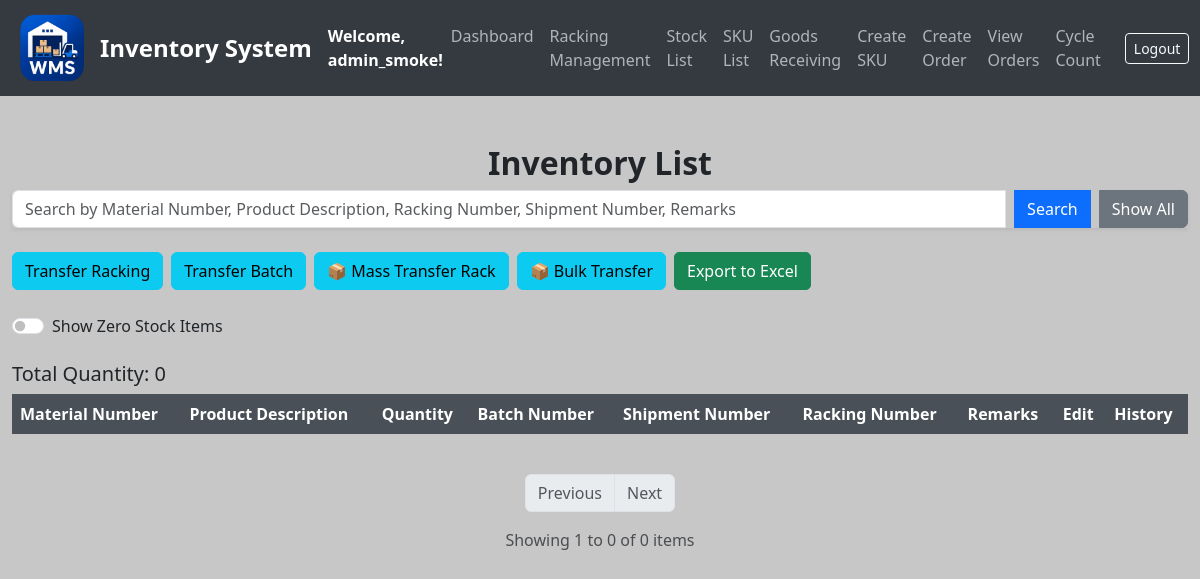
The app's page /stocks (signed in), older data.
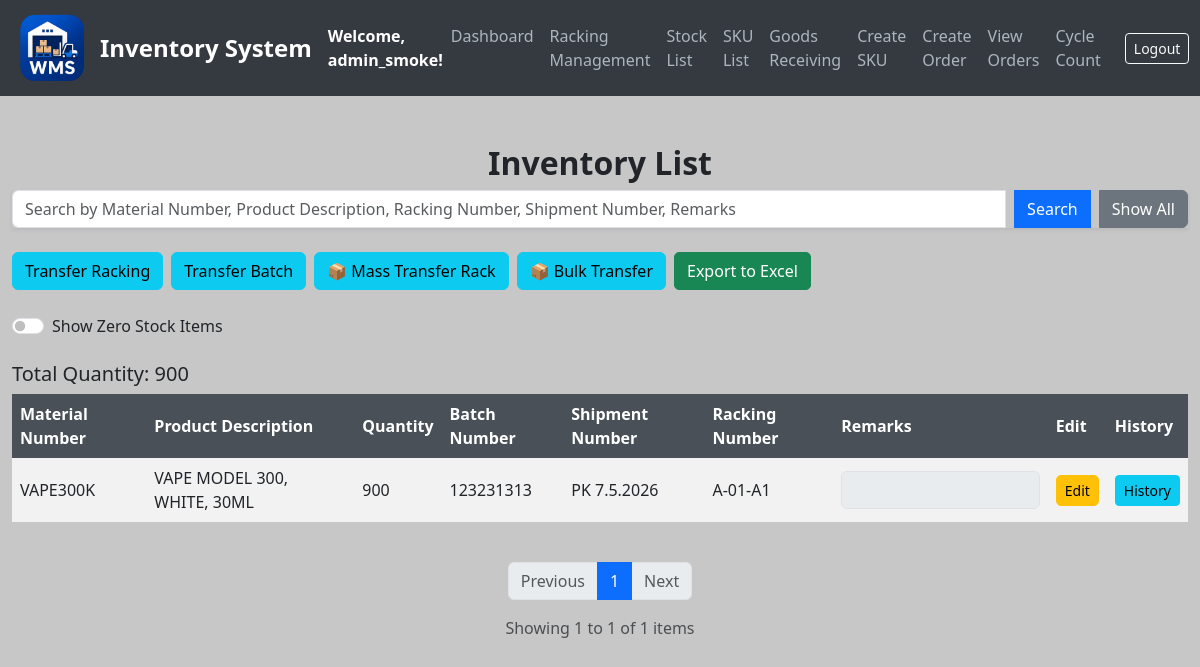
The same page, newer data.
### models.py (models this page shows, shortened)
class SKU(db.Model):
    __tablename__ = 'sku_list'
    id = db.Column(db.Integer, primary_key=True)
    material_number = db.Column(db.String(50), unique=True, nullable=False)
    product_description = db.Column(db.String(200), nullable=False)
    pack_size_id = db.Column(db.Integer, db.ForeignKey('pack_sizes.id'), nullable=False)
    weight = db.Column(db.Float, nullable=False)
    pack_size = db.relationship('PackSize', backref='skus', lazy=True)  # Establish relationship

class Stock(db.Model):
    __tablename__ = 'stock'
    id = db.Column(db.Integer, primary_key=True)
    sku_id = db.Column(db.Integer, db.ForeignKey('sku_list.id'), nullable=False)  # Foreign key reference to SKU
    sku = db.relationship('SKU', backref='stocks', lazy=True)  # Add relationship to SKU
    quantity = db.Column(db.Integer, default=0, nullable=False)
    batch_number = db.Column(db.String(100), nullable=True)
    shipment_number = db.Column(db.String(100), nullable=True)
    racking_number = db.Column(db.String(100), nullable=True)
    remarks = db.Column(db.String(255), nullable=True)
    timestamp = db.Column(db.DateTime, default=get_local_time)  # New timestamp column

### app.py (the view, shortened to what this page needs)
@app.route('/stocks', methods=['GET'])
@login_required
def list_stocks():
    page = request.args.get(get_page_parameter(), type=int, default=1)
    per_page = 10  # Number of items per page
    search_term = request.args.get('search', '').strip()
    show_zero_quantity = request.args.get('show_zero', 'false').lower() == 'true'
    query = Stock.query.join(SKU)
    if not show_zero_quantity:
        query = query.filter(Stock.quantity > 0)
    all_stocks = query.all()
    total_quantity = sum(s.quantity for s in all_stocks)
    grouped = defaultdict(list)
    for stock in all_stocks:
        key = (
            stock.sku.material_number,
            stock.sku.product_description,
            stock.batch_number,
            stock.racking_number,
            stock.shipment_number,
            stock.remarks
        )
        grouped[key].append(stock)
    combined_stocks = []
    for key, group in grouped.items():
        total_quantity_group = sum(s.quantity for s in group)
        first_id = group[0].id
        combined_stocks.append({
            'material_number': key[0],
            'product_description': key[1],
            'batch_number': key[2],
            'racking_number': key[3],
            'shipment_number': key[4],
            'remarks': key[5],
            'quantity': total_quantity_group,
            'id': first_id
        })
    total_items = len(combined_stocks)
    start = (page - 1) * per_page
    end = start + per_page
    paginated_stocks = combined_stocks[start:end]
    class SimplePagination:
        def __init__(self, page, per_page, total):
            self.page = page
            self.per_page = per_page
            self.total = total
            self.pages = (total + per_page - 1) // per_page  # Ceiling division
        @property
        def has_prev(self):
            return self.page > 1
        @property
        def has_next(self):
            return self.page < self.pages
        def iter_pages(self, left_edge=2, left_current=2, right_current=3, right_edge=2):
            last = 0
            for num in range(1, self.pages + 1):
                if (num <= left_edge or
                    (num > self.page - left_current - 1 and num < self.page + right_current) or
                    num > self.pages - right_edge):
                    if last + 1 != num:
                        yield None  # Gap in page numbers
                    yield num
                    last = num
    pagination = SimplePagination(page=page, per_page=per_page, total=total_items)
    return render_template(
        'stock_list.html',
        stocks=paginated_stocks,
        pagination=pagination,
        search_term=search_term,
        total_quantity=total_quantity,
        show_zero_quantity=show_zero_quantity
    )

### app.py (called while the page is built)
@login_manager.user_loader
def load_user(user_id):
    return db.session.get(User, int(user_id))

### templates/stock_list.html (shortened to what the changed rows need)
{% extends "base.html" %}
{% block content %}
<div class="container mt-5">
    <h2 class="text-center">Inventory List</h2>
    <form method="GET" action="/stocks" class="mb-4">
        <div class="input-group shadow-sm">
        </div>
    </form>
<div class="d-flex gap-2 mb-4">
    {% if current_user.is_admin or current_user.can_transfer_stock %}
    <a href="/transfer-stock" class="btn btn-info">Transfer Racking</a>
    {% endif %}
    {% if current_user.is_admin or current_user.can_transfer_batch %}
    <a href="/transfer-batch" class="btn btn-info">Transfer Batch</a>
    {% endif %}
    {% if current_user.is_admin or current_user.can_mass_transfer %}
    <a class="btn btn-info" href="/mass-transfer-rack">📦 Mass Transfer Rack</a>
    {% endif %}
    {% if current_user.is_admin or current_user.can_bulk_transfer %}
    <a class="btn btn-info" href="/bulk-transfer-racking">📦 Bulk Transfer</a>
    {% endif %}
    <form action="/export-stocks/excel" method="GET" class="d-inline-block">
    </form>
</div>
<div class="form-check form-switch mb-4">
    <input class="form-check-input" type="checkbox" id="show_zero_stock" {% if show_zero_quantity %}checked{% endif %}>
    <label class="form-check-label" for="show_zero_stock">Show Zero Stock Items</label>
</div>
    <div class="mt-3">
        <h5>Total Quantity: {{ total_quantity }}</h5>
    </div>
<div class="table-responsive">
    <table id="stock_table" class="table table-borderless table-striped align-middle">
        <thead class="table-dark">
            <tr>
                <th>Material Number</th>
                <th>Product Description</th>
                <th>Quantity</th>
                <th>Batch Number</th>
                <th>Shipment Number</th>
                <th>Racking Number</th>
                <th>Remarks</th>
                <th>Edit</th>
                <th>History</th>
            </tr>
        </thead>
        <tbody id="stock_body">
            {% for stock in stocks %}
            <tr class="stock-row {% if stock.quantity == 0 %}zero-quantity{% endif %}">
                <td>{{ stock.material_number }}</td>
                <td>{{ stock.product_description }}</td>
                <td>{{ stock.quantity }}</td>
                <td>{{ stock.batch_number }}</td>
                <td>{{ stock.shipment_number }}</td>
                <td>{{ stock.racking_number }}</td>
                <td>
                    <input type="text" value="{{ stock.remarks }}" class="form-control remarks-input" data-stock-id="{{ stock.id }}" disabled>
                </td>
                <td>
                    <button class="btn btn-sm btn-warning edit-btn" data-stock-id="{{ stock.id }}">Edit</button>
                </td>
                <td>
                    <a href="/stock-history/{{ stock.id }}" class="btn btn-info btn-sm">History</a>
                </td>
            </tr>
            {% endfor %}
        </tbody>
    </table>
</div>
<nav aria-label="Stock list pagination" class="mt-4">
    <ul class="pagination justify-content-center">
        {% for page_num in pagination.iter_pages(left_edge=1, right_edge=1, left_current=2, right_current=2) %}
            {% if page_num %}
                {% if page_num == pagination.page %}
                <li class="page-item active">
                    <span class="page-link">{{ page_num }}</span>
                </li>
                {% else %}
                <li class="page-item">
                    <a class="page-link" href="{{ url_for('list_stocks', page=page_num, search=search_term, show_zero='true' if show_zero_quantity else 'false') }}">
                        {{ page_num }}
                    </a>
                </li>
                {% endif %}
            {% else %}
                <li class="page-item disabled">
                    <span class="page-link">...</span>
                </li>
            {% endif %}
        {% endfor %}
    </ul>
</nav>
<div class="text-center text-muted mb-4">
    Showing {{ ((pagination.page - 1) * pagination.per_page + 1) }} to
    {{ [pagination.page * pagination.per_page, pagination.total]|min }}
    of {{ pagination.total }} items
</div>
</div>
{% endblock %}

Row changes from the older to the newer data that the page shows:
added SKU: material_number "VAPE300K", product_description "VAPE MODEL 300, WHITE, 30ML"
added Stock: batch_number "123231313", shipment_number "PK 7.5.2026", racking_number "A-01-A1"
Text that changed along with them:
{{ total_quantity }}: "0" → "900"
{{ [pagination.page * pagination.per_page, pagination.total]|min }}: "0" → "1"
{{ pagination.total }}: "0" → "1"
new list line: "900  Edit History"
new list line: "1"
